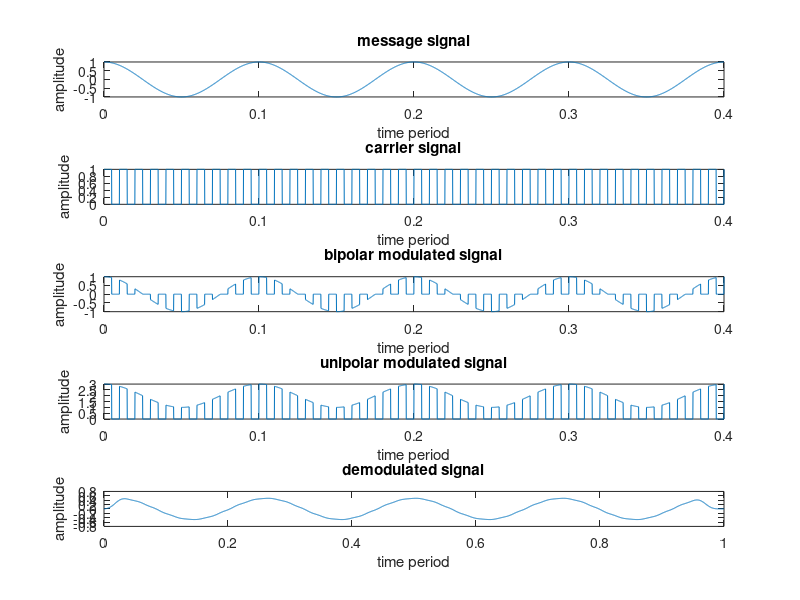

Recreate this plot in MATLAB.
clc;
clear all;
close all;
fc = 100;
fm = 10;
fs = 100*fc;
t= 0:1/fs:4/fm;
mt = cos(2*pi*fm*t);
ct = 0.5*square(2*pi*fc*t)+0.5;

st = mt.*ct;
up = [];

for i = 1:length(st);
    if st(i)==0
        up = [up,st(i)];
    else
        up = [up,st(i)+2];
    end
end

%demodulation 
dt = st.*ct;
filter = fir1(200,fm/fs,'low');
dm = conv(filter,dt);
t1 = 0:1/(length(dm)-1):1;

subplot(5,1,1);
plot(t,mt);
title('message signal');
xlabel('time period');
ylabel('amplitude');

subplot(5,1,2);
plot(t,ct);
title('carrier signal');
xlabel('time period');
ylabel('amplitude');

subplot(5,1,3);
plot(t,st);
title('bipolar modulated signal');
xlabel('time period');
ylabel('amplitude');

subplot(5,1,4);
plot(t,up);
title('unipolar modulated signal');
xlabel('time period');
ylabel('amplitude');

subplot(5,1,5);
plot(t1,dm);
title('demodulated signal');
xlabel('time period');
ylabel('amplitude');